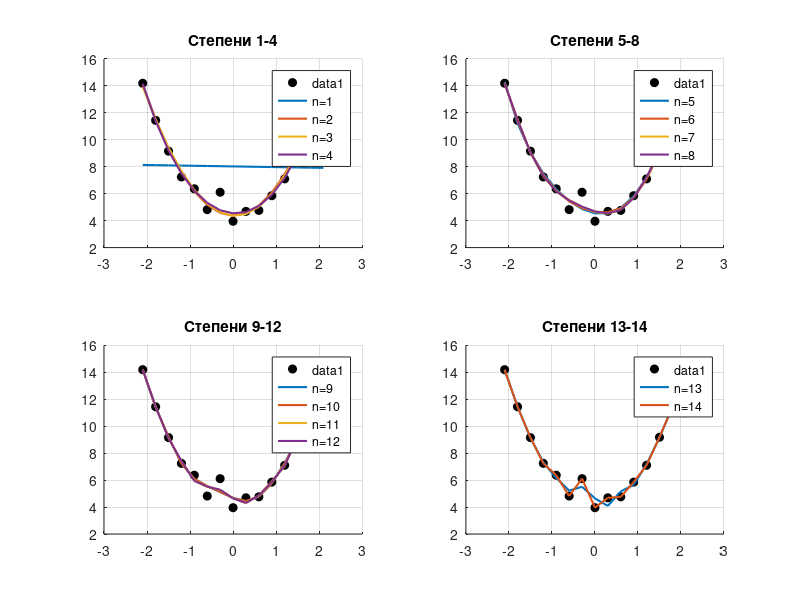

This chart was generated by the following MATLAB code:
clc;
x = [-2.1, -1.8, -1.5, -1.2, -0.9, -0.6, -0.3, 0, 0.3, 0.6, 0.9, 1.2, 1.5, 1.8, 2.1];
y = [14.1982, 11.4452, 9.1586, 7.2426, 6.3640, 4.8182, 6.1088, 3.9536, 4.6872, 4.7601, 5.8511, 7.1010, 9.1792, 11.4214, 14.0970];

figure;

subplot(2,2,1);
hold on;
plot(x, y, 'ko', 'MarkerSize', 6, 'MarkerFaceColor', 'k');
for n = 1:4
    p = polyfit(x, y, n);
    y_fit = polyval(p, x);
    plot(x, y_fit, 'LineWidth', 1.5, 'DisplayName', sprintf('n=%d', n));
end
title('Степени 1-4');
legend show;
grid on;
hold off;


subplot(2,2,2);
hold on;
plot(x, y, 'ko', 'MarkerSize', 6, 'MarkerFaceColor', 'k');
for n = 5:8
    p = polyfit(x, y, n);
    y_fit = polyval(p, x);
    plot(x, y_fit, 'LineWidth', 1.5, 'DisplayName', sprintf('n=%d', n));
end
title('Степени 5-8');
legend show;
grid on;
hold off;


subplot(2,2,3);
hold on;
plot(x, y, 'ko', 'MarkerSize', 6, 'MarkerFaceColor', 'k');
for n = 9:12
    p = polyfit(x, y, n);
    y_fit = polyval(p, x);
    plot(x, y_fit, 'LineWidth', 1.5, 'DisplayName', sprintf('n=%d', n));
end
title('Степени 9-12');
legend show;
grid on;
hold off;


subplot(2,2,4);
hold on;
plot(x, y, 'ko', 'MarkerSize', 6, 'MarkerFaceColor', 'k');
for n = 13:14
    p = polyfit(x, y, n);
    y_fit = polyval(p, x);
    plot(x, y_fit, 'LineWidth', 1.5, 'DisplayName', sprintf('n=%d', n));
end
title('Степени 13-14');
legend show;
grid on;
hold off;
